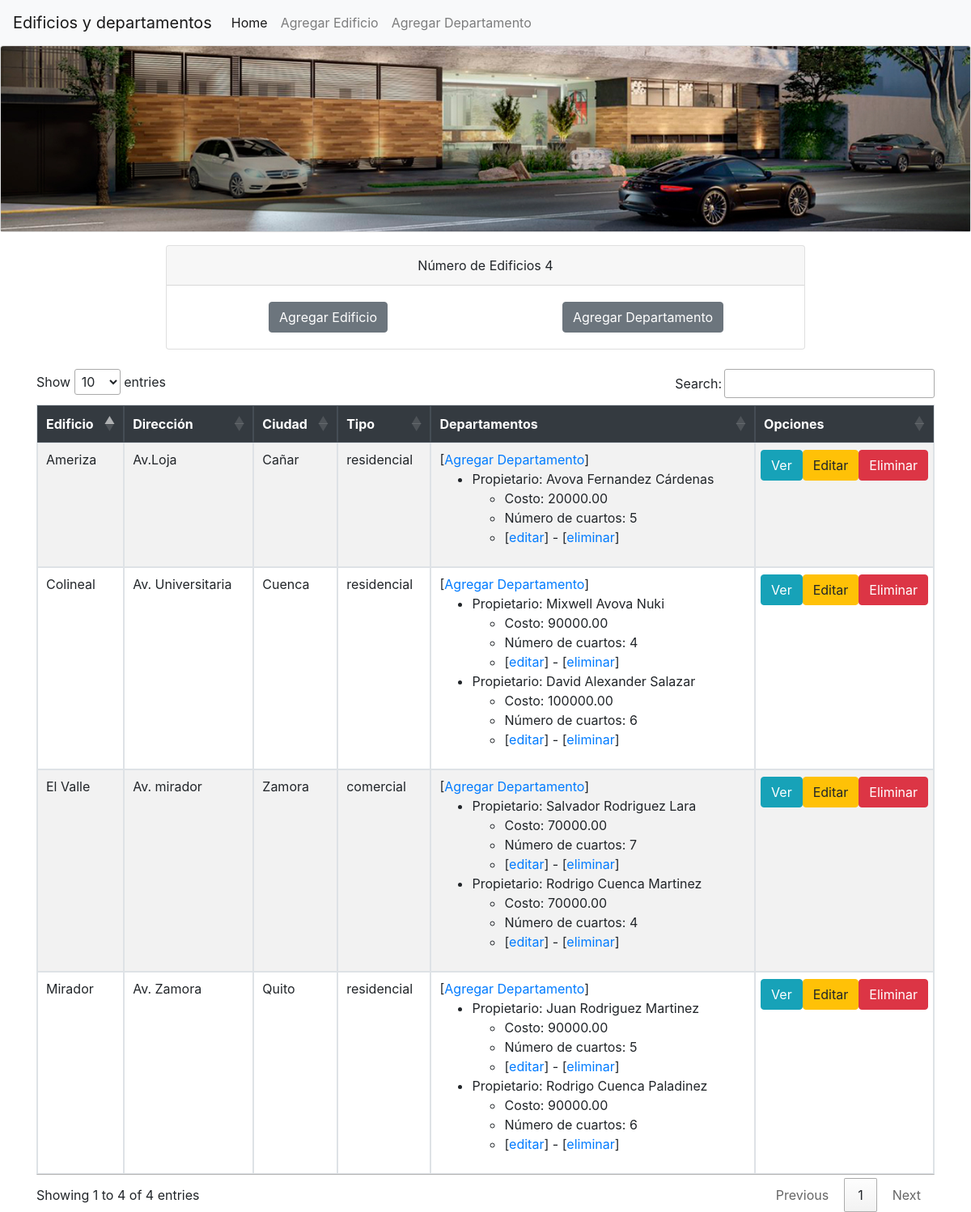
The page / on the database its author committed.
### administrativo/models.py (models this page shows, shortened)
class Edificio(models.Model):
    class Meta:
        verbose_name_plural = "Edificios"
    opciones_tipo = (
    ('residencial','Residencial'),
    ('comercial','Comercial'),
    )
    nombre = models.CharField(max_length=600)
    direccion = models.CharField(max_length=60)
    ciudad = models.CharField(max_length=40, unique=True)
    tipo = models.CharField(max_length=30, \
            choices= opciones_tipo)

class Departamento(models.Model):
    propietario = models.CharField(max_length=100)
    costo = models.DecimalField(max_digits=100, decimal_places=2)
    numCuartos = models.IntegerField("numero de cuartos")
    edificio = models.ForeignKey(Edificio, on_delete=models.CASCADE,
            related_name="departamentos")

### administrativo/views.py (the view)
# urls.py: path('', views.index, name='index'),
def index(request):
    edificios = Edificio.objects.all()
    informacion_template = {'edificios': edificios, 'numEdificios': len(edificios)}
    return render(request, 'index.html', informacion_template)

### administrativo/templates/index.html (shortened to what this page needs)
{% extends "master.html" %}
{% block content %}
<div class="row justify-content-around">
  <div class="col-8">
    <div class="card text-center">
      <div class="card-header">
        Número de Edificios {{ numEdificios }}
      </div>
      <div class="card-body">
        <div class="row justify-content-around">
          <div class="col-4">
            <a href="{% url 'agregarEdificio' %}" class="btn btn-secondary" role="button" aria-pressed="true">Agregar
              Edificio</a>
          </div>
          <div class="col-4">
            <a href="{% url 'agregarDepartamento' %}" class="btn btn-secondary" role="button"
              aria-pressed="true">Agregar Departamento</a>
          </div>
        </div>
      </div>
    </div>
  </div>
</div><br>
<div class="container">
  <table id="tabla_datos" class="table table-striped table-bordered">
    <thead class="thead-dark">
      <tr>
        <th>Edificio</th>
        <th>Dirección</th>
        <th>Ciudad</th>
        <th>Tipo</th>
        <th>Departamentos</th>
        <th>Opciones</th>
      </tr>
    </thead>
    {% for e in edificios %}
    <tr>
      <td> {{e.nombre}}</td>
      <td> {{e.direccion}}</td>
      <td> {{e.ciudad}}</td>
      <td> {{e.tipo}}</td>
      <td>
        <span>[<a
          href="{% url 'agregarDepartamentoEdificio' e.id %}">Agregar Departamento</a>]</span>
        <ul>
          {% for d in e.departamentos.all %}
            <li>Propietario: {{d.propietario}}</li>
            <ul>
              <li>Costo: {{d.costo}}</li>
              <li>Número de cuartos: {{d.numCuartos}}</li>
              <li>[<a
                href="{% url 'editarDepartamento' d.id %}">editar</a>] - [<a
                href="{% url 'eliminarDepartamento' d.id %}"
                onclick="return confirm('¿Está seguro de la eliminación?')">eliminar</a>]</span></li>
            </ul>
            {% endfor %}
        </ul>
      </td>
      <td>
        <div class="row justify-content-center ">
          <a href="{% url 'obtenerEdificio' e.id %}" class="btn btn-info" role="button" aria-pressed="true">Ver</a><br>
          <a href="{% url 'editarEdificio' e.id %}" class="btn btn-warning" role="button" aria-pressed="true">Editar</a>
          <a href="{% url 'eliminarEdificio' e.id %}" class="btn btn-danger" role="button" aria-pressed="true"
            onclick="return confirm('¿Está seguro de la eliminación?')">Eliminar</a>
        </div>
      </td>
    </tr>
    {% endfor %}
  </table>
</div>
{% endblock %}

### administrativo/templates/master.html (shortened to what this page needs)
<!DOCTYPE html>
<html>
<head>
  {% load static %}
  <link rel="stylesheet" href="https://cdn.jsdelivr.net/npm/bootstrap@4.5.3/dist/css/bootstrap.min.css"
>
  <link rel="stylesheet" type="text/css" href="https://cdn.datatables.net/1.10.25/css/jquery.dataTables.min.css">
</head>
<body>
  <header>
    <nav class="navbar navbar-expand-lg navbar-light bg-light">
      <a class="navbar-brand" href="#">Edificios y departamentos</a>
      <div class="collapse navbar-collapse" id="navbarNavDropdown">
        <ul class="navbar-nav">
          <li class="nav-item active">
            <a class="nav-link" href="{% url 'index' %}">Home <span class="sr-only">(current)</span></a>
          </li>
          <li class="nav-item">
            <a class="nav-link" href="{% url 'agregarEdificio' %}">Agregar Edificio</a>
          </li>
          <li class="nav-item">
            <a class="nav-link" href="{% url 'agregarDepartamento' %}">Agregar Departamento</a>
          </li>
        </ul>
      </div>
    </nav>
    <div class="card mb-3">
      <img src="{% static 'images/banner.jpg' %}" class="card-img-top" alt="...">
    </div>
  </header>
  <section>
    {% block content %}{% endblock %}
  </section>
</body>
</html>

### rows shown on the page
Edificio: nombre "Colineal", direccion "Av. Universitaria", ciudad "Cuenca", tipo "residencial"
Departamento: propietario "Mixwell Avova Nuki", costo "90000.00", numCuartos "4"
Departamento: propietario "David Alexander Salazar", costo "100000.00", numCuartos "6"
Edificio: nombre "Mirador", direccion "Av. Zamora", ciudad "Quito", tipo "residencial"
Departamento: propietario "Juan Rodriguez Martinez", costo "90000.00", numCuartos "5"
Departamento: propietario "Rodrigo Cuenca Paladinez", costo "90000.00", numCuartos "6"
Edificio: nombre "El Valle", direccion "Av. mirador", ciudad "Zamora", tipo "comercial"
Departamento: propietario "Salvador Rodriguez Lara", costo "70000.00", numCuartos "7"
Departamento: propietario "Rodrigo Cuenca Martinez", costo "70000.00", numCuartos "4"
Edificio: nombre "Ameriza", direccion "Av.Loja", ciudad "Cañar", tipo "residencial"
Departamento: propietario "Avova Fernandez Cárdenas", costo "20000.00", numCuartos "5"

### other values the page prints
{{ numEdificios }} "4"
